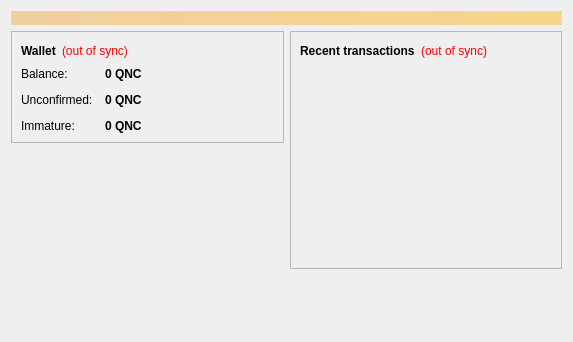
<?xml version="1.0" encoding="UTF-8"?>
<ui version="4.0">
 <class>OverviewPage</class>
 <widget class="QWidget" name="OverviewPage">
  <property name="geometry">
   <rect>
    <x>0</x>
    <y>0</y>
    <width>573</width>
    <height>342</height>
   </rect>
  </property>
  <property name="windowTitle">
   <string>Form</string>
  </property>
  <layout class="QVBoxLayout" name="topLayout">
   <item>
    <widget class="QLabel" name="labelAlerts">
     <property name="visible">
      <bool>false</bool>
     </property>
     <property name="styleSheet">
      <string notr="true">background-color: qlineargradient(x1: 0, y1: 0, x2: 1, y2: 0, stop:0 #F0D0A0, stop:1 #F8D488); color:#000000;</string>
     </property>
     <property name="wordWrap">
      <bool>true</bool>
     </property>
     <property name="margin">
      <number>3</number>
     </property>
    </widget>
   </item>
   <item>
    <layout class="QHBoxLayout" name="horizontalLayout" stretch="1,1">
     <item>
      <layout class="QVBoxLayout" name="verticalLayout_2">
       <item>
        <widget class="QFrame" name="frame">
         <property name="frameShape">
          <enum>QFrame::StyledPanel</enum>
         </property>
         <property name="frameShadow">
          <enum>QFrame::Raised</enum>
         </property>
         <layout class="QVBoxLayout" name="verticalLayout_4">
          <item>
           <layout class="QHBoxLayout" name="horizontalLayout_4">
            <item>
             <widget class="QLabel" name="label_5">
              <property name="font">
               <font>
                <weight>75</weight>
                <bold>true</bold>
               </font>
              </property>
              <property name="text">
               <string>Wallet</string>
              </property>
             </widget>
            </item>
            <item>
             <widget class="QLabel" name="labelWalletStatus">
              <property name="toolTip">
               <string>The displayed information may be out of date. Your wallet automatically synchronizes with the Quantiumnote network after a connection is established, but this process has not completed yet.</string>
              </property>
              <property name="styleSheet">
               <string notr="true">QLabel { color: red; }</string>
              </property>
              <property name="text">
               <string notr="true">(out of sync)</string>
              </property>
              <property name="alignment">
               <set>Qt::AlignLeading|Qt::AlignLeft|Qt::AlignVCenter</set>
              </property>
             </widget>
            </item>
            <item>
             <spacer name="horizontalSpacer_2">
              <property name="orientation">
               <enum>Qt::Horizontal</enum>
              </property>
              <property name="sizeHint" stdset="0">
               <size>
                <width>40</width>
                <height>20</height>
               </size>
              </property>
             </spacer>
            </item>
           </layout>
          </item>
          <item>
           <layout class="QFormLayout" name="formLayout_2">
            <property name="fieldGrowthPolicy">
             <enum>QFormLayout::AllNonFixedFieldsGrow</enum>
            </property>
            <property name="horizontalSpacing">
             <number>12</number>
            </property>
            <property name="verticalSpacing">
             <number>12</number>
            </property>
            <item row="0" column="0">
             <widget class="QLabel" name="label">
              <property name="text">
               <string>Balance:</string>
              </property>
             </widget>
            </item>
            <item row="0" column="1">
             <widget class="QLabel" name="labelBalance">
              <property name="font">
               <font>
                <weight>75</weight>
                <bold>true</bold>
               </font>
              </property>
              <property name="cursor">
               <cursorShape>IBeamCursor</cursorShape>
              </property>
              <property name="toolTip">
               <string>Your current balance</string>
              </property>
              <property name="text">
               <string notr="true">0 QNC</string>
              </property>
              <property name="textInteractionFlags">
               <set>Qt::LinksAccessibleByMouse|Qt::TextSelectableByKeyboard|Qt::TextSelectableByMouse</set>
              </property>
             </widget>
            </item>
            <item row="1" column="0">
             <widget class="QLabel" name="label_3">
              <property name="text">
               <string>Unconfirmed:</string>
              </property>
             </widget>
            </item>
            <item row="1" column="1">
             <widget class="QLabel" name="labelUnconfirmed">
              <property name="font">
               <font>
                <weight>75</weight>
                <bold>true</bold>
               </font>
              </property>
              <property name="cursor">
               <cursorShape>IBeamCursor</cursorShape>
              </property>
              <property name="toolTip">
               <string>Total of transactions that have yet to be confirmed, and do not yet count toward the current balance</string>
              </property>
              <property name="text">
               <string notr="true">0 QNC</string>
              </property>
              <property name="textInteractionFlags">
               <set>Qt::LinksAccessibleByMouse|Qt::TextSelectableByKeyboard|Qt::TextSelectableByMouse</set>
              </property>
             </widget>
            </item>
            <item row="2" column="0">
             <widget class="QLabel" name="labelImmatureText">
              <property name="text">
               <string>Immature:</string>
              </property>
             </widget>
            </item>
            <item row="2" column="1">
             <widget class="QLabel" name="labelImmature">
              <property name="font">
               <font>
                <weight>75</weight>
                <bold>true</bold>
               </font>
              </property>
              <property name="toolTip">
               <string>Mined balance that has not yet matured</string>
              </property>
              <property name="text">
               <string notr="true">0 QNC</string>
              </property>
              <property name="textInteractionFlags">
               <set>Qt::LinksAccessibleByMouse|Qt::TextSelectableByKeyboard|Qt::TextSelectableByMouse</set>
              </property>
             </widget>
            </item>
           </layout>
          </item>
         </layout>
        </widget>
       </item>
       <item>
        <spacer name="verticalSpacer">
         <property name="orientation">
          <enum>Qt::Vertical</enum>
         </property>
         <property name="sizeHint" stdset="0">
          <size>
           <width>20</width>
           <height>40</height>
          </size>
         </property>
        </spacer>
       </item>
      </layout>
     </item>
     <item>
      <layout class="QVBoxLayout" name="verticalLayout_3">
       <item>
        <widget class="QFrame" name="frame_2">
         <property name="frameShape">
          <enum>QFrame::StyledPanel</enum>
         </property>
         <property name="frameShadow">
          <enum>QFrame::Raised</enum>
         </property>
         <layout class="QVBoxLayout" name="verticalLayout">
          <item>
           <layout class="QHBoxLayout" name="horizontalLayout_2">
            <item>
             <widget class="QLabel" name="label_4">
              <property name="text">
               <string>&lt;b&gt;Recent transactions&lt;/b&gt;</string>
              </property>
             </widget>
            </item>
            <item>
             <widget class="QLabel" name="labelTransactionsStatus">
              <property name="toolTip">
               <string>The displayed information may be out of date. Your wallet automatically synchronizes with the Quantiumnote network after a connection is established, but this process has not completed yet.</string>
              </property>
              <property name="styleSheet">
               <string notr="true">QLabel { color: red; }</string>
              </property>
              <property name="text">
               <string notr="true">(out of sync)</string>
              </property>
              <property name="alignment">
               <set>Qt::AlignRight|Qt::AlignTrailing|Qt::AlignVCenter</set>
              </property>
             </widget>
            </item>
            <item>
             <spacer name="horizontalSpacer">
              <property name="orientation">
               <enum>Qt::Horizontal</enum>
              </property>
              <property name="sizeHint" stdset="0">
               <size>
                <width>40</width>
                <height>20</height>
               </size>
              </property>
             </spacer>
            </item>
           </layout>
          </item>
          <item>
           <widget class="QListView" name="listTransactions">
            <property name="styleSheet">
             <string notr="true">QListView { background: transparent; }</string>
            </property>
            <property name="frameShape">
             <enum>QFrame::NoFrame</enum>
            </property>
            <property name="verticalScrollBarPolicy">
             <enum>Qt::ScrollBarAlwaysOff</enum>
            </property>
            <property name="horizontalScrollBarPolicy">
             <enum>Qt::ScrollBarAlwaysOff</enum>
            </property>
            <property name="selectionMode">
             <enum>QAbstractItemView::NoSelection</enum>
            </property>
           </widget>
          </item>
         </layout>
        </widget>
       </item>
       <item>
        <spacer name="verticalSpacer_2">
         <property name="orientation">
          <enum>Qt::Vertical</enum>
         </property>
         <property name="sizeHint" stdset="0">
          <size>
           <width>20</width>
           <height>40</height>
          </size>
         </property>
        </spacer>
       </item>
      </layout>
     </item>
    </layout>
   </item>
  </layout>
 </widget>
 <resources/>
 <connections/>
</ui>
